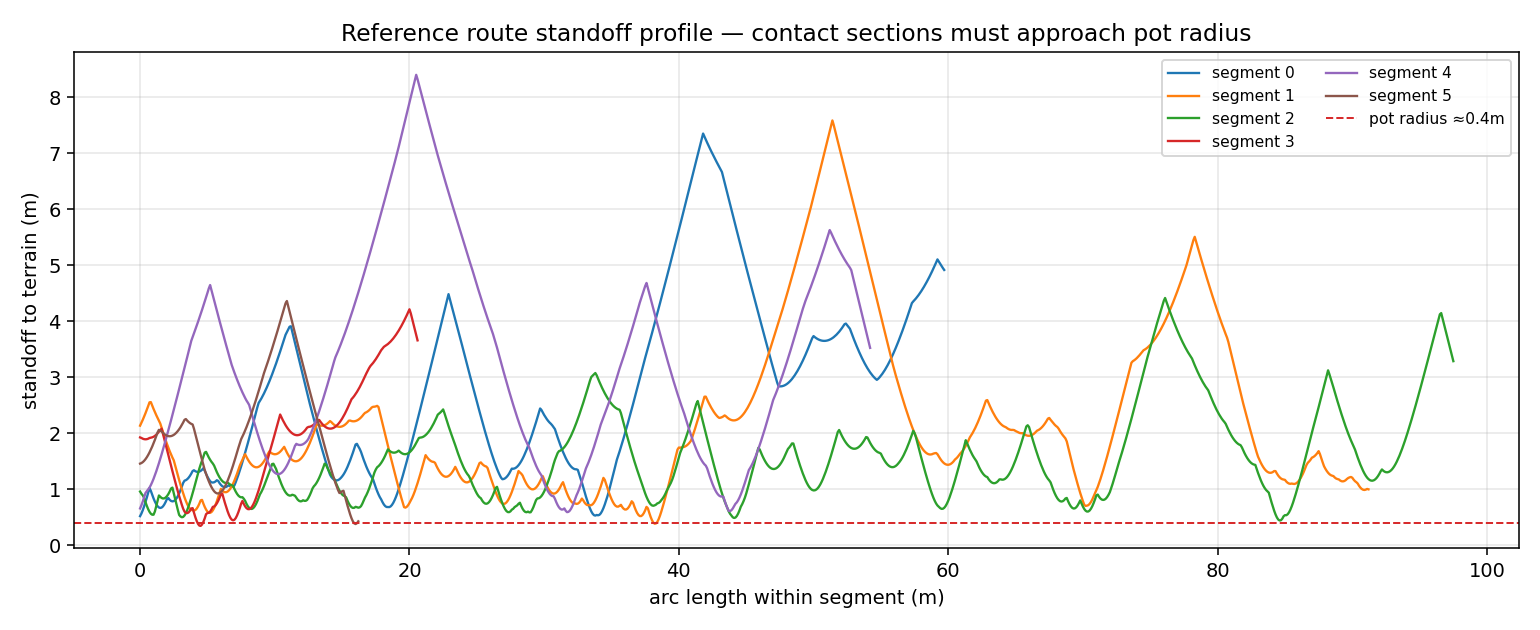

This figure's Python source:
# 参考线站立距离（standoff）检验：参考线每个点到最近地形表面的距离剖面。
# 判别两种解释：
#   (a) 坐标标定错误（pot 视觉中心 vs Player 原点）→ 整条线常数悬空，
#       连必然接触地形的"爬行段"最低点都远离表面（min standoff ≫ 锅半径）；
#   (b) TAS 合法线路差异（TAS 飞、策略爬）→ 接触点处 standoff ≈ 锅半径（~0.3-0.5m），
#       只有飞跃段远离。
# 纯现有数据：reference_trajectory.json + 地形多边形，不需要任何运行。
import json
import sys
from pathlib import Path

import matplotlib
matplotlib.use("Agg")
import matplotlib.pyplot as plt
import numpy as np

ROOT = Path(__file__).resolve().parents[2]
OUT = Path(__file__).parent
sys.path.insert(0, str(ROOT / "src"))

from training.config import TrainConfig
from training.reference_corridor import ReferenceCorridor
from tests.control_interaction.test_l7_surface_airdrop import load_colliders, extract_polygons


def dist_point_to_polygons(p: np.ndarray, polys: list[np.ndarray]) -> float:
    """点到多边形集合表面的距离（在多边形内部为 0）。"""
    from matplotlib.path import Path as MplPath
    best = np.inf
    for poly in polys:
        if MplPath(poly).contains_point(p):
            return 0.0
        # 到边的距离
        d = np.linalg.norm(poly - p, axis=1)
        best = min(best, float(d.min()))
    return best


def main() -> None:
    cfg = TrainConfig()
    env_data, _player = load_colliders(Path(cfg.game_root))
    polygons = extract_polygons(env_data)
    route = ReferenceCorridor.from_file(
        ROOT / "src/Data/video_reference/37258923076-1-192/reference_trajectory.json", cfg)

    # 顶点级距离会高估（折线段的边比顶点更密），对每条段按弧长加密采样
    records = []  # (seg_idx, arc_len, x, y, standoff)
    for si, seg in enumerate(route.segments):
        pts = seg.points
        cum = np.r_[0.0, np.cumsum(np.linalg.norm(np.diff(pts, axis=0), axis=1))]
        dense_t = np.arange(0, cum[-1], 0.1)
        if len(dense_t) == 0:
            continue
        dx = np.interp(dense_t, cum, pts[:, 0])
        dy = np.interp(dense_t, cum, pts[:, 1])
        for t, x, y in zip(dense_t, dx, dy):
            records.append((si, float(t), float(x), float(y),
                            dist_point_to_polygons(np.array([x, y]), polygons)))

    standoff = np.array([r[4] for r in records])
    arc = np.array([r[1] for r in records])
    seg_ids = np.array([r[0] for r in records])
    report = {
        "n_samples": int(len(standoff)),
        "standoff_min": float(standoff.min()),
        "standoff_p05": float(np.percentile(standoff, 5)),
        "standoff_p25": float(np.percentile(standoff, 25)),
        "standoff_median": float(np.median(standoff)),
        "standoff_p90": float(np.percentile(standoff, 90)),
        "frac_within_pot_radius_0.4": float(np.mean(standoff <= 0.4)),
        "frac_within_1m": float(np.mean(standoff <= 1.0)),
        "per_segment_min": {int(s): float(standoff[seg_ids == s].min())
                            for s in np.unique(seg_ids)},
    }
    (OUT / "route_standoff.json").write_text(
        json.dumps(report, ensure_ascii=False, indent=1), encoding="utf-8")
    print(json.dumps(report, ensure_ascii=False, indent=1))

    fig, ax = plt.subplots(figsize=(11, 4.5))
    for s in np.unique(seg_ids):
        m = seg_ids == s
        ax.plot(arc[m], standoff[m], lw=1.2, label=f"segment {s}")
    ax.axhline(0.4, color="tab:red", ls="--", lw=1, label="pot radius ≈0.4m")
    ax.set_xlabel("arc length within segment (m)")
    ax.set_ylabel("standoff to terrain (m)")
    ax.set_title("Reference route standoff profile — contact sections must approach pot radius")
    ax.legend(fontsize=8, ncol=2)
    ax.grid(alpha=0.3)
    fig.tight_layout()
    fig.savefig(OUT / "route_standoff.png", dpi=140)
    plt.close(fig)
    print("saved: route_standoff.json / route_standoff.png")


if __name__ == "__main__":
    main()
